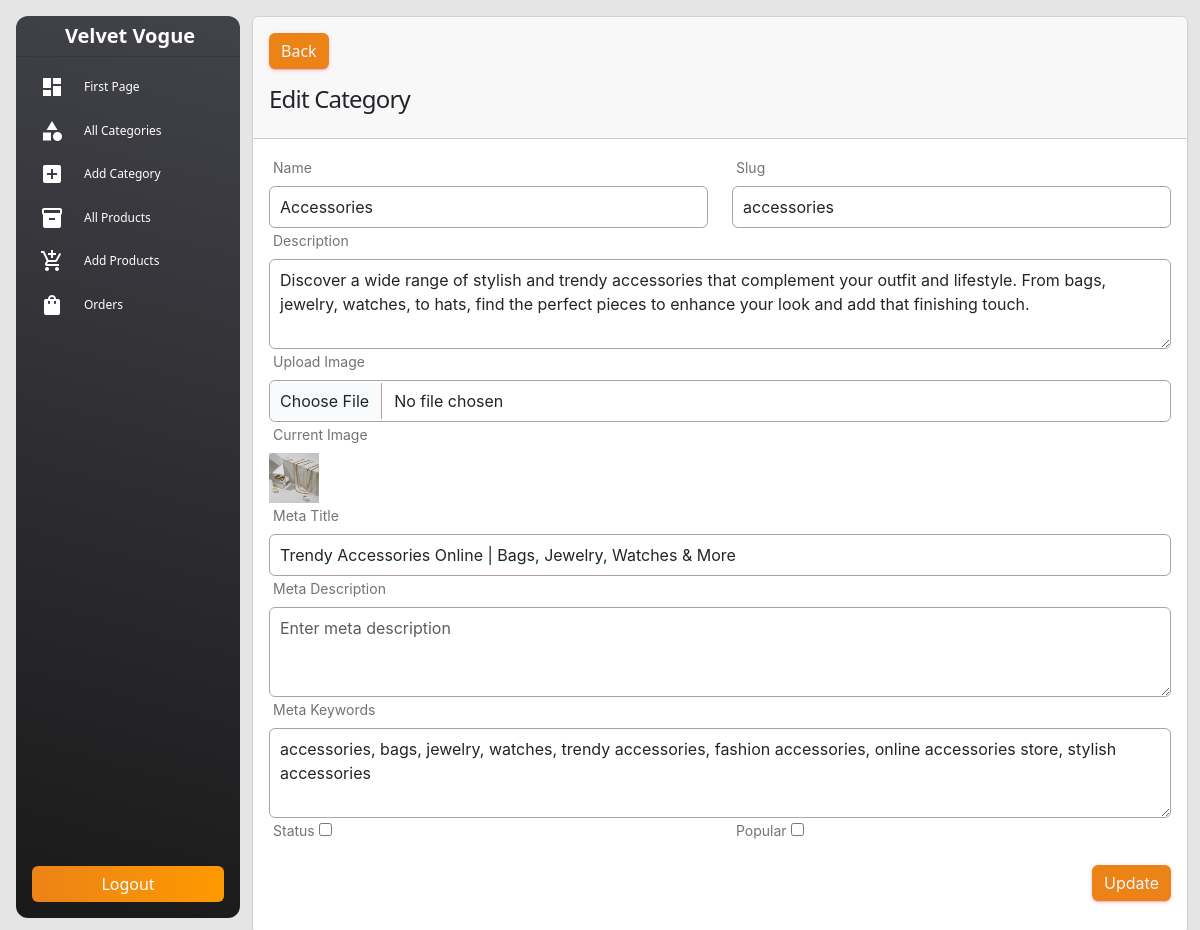
Page /admin/edit-category.php?id=6 (signed in) on the committed database.
### tables this page shows
CREATE TABLE `categories` (
  `id` int(11) NOT NULL,
  `name` varchar(191) NOT NULL,
  `slug` varchar(191) NOT NULL,
  `description` mediumtext NOT NULL,
  `status` tinyint(4) NOT NULL,
  `popular` tinyint(4) NOT NULL,
  `image` varchar(191) NOT NULL,
  `meta_title` varchar(191) NOT NULL,
  `meta_description` mediumtext NOT NULL,
  `meta_keywords` mediumtext NOT NULL,
  `created_at` timestamp NOT NULL DEFAULT current_timestamp()
);

### functions/myfunctions.php (called while the page is built, shortened)
<?php
include('../config/dbcon.php');
function getByID($table, $id)
{
   global $con;
   $query = "SELECT * FROM $table WHERE id='$id' ";
   return $query_run = mysqli_query($con, $query);
}
?>

### admin/edit-category.php (the view, shortened to what this page needs)
<?php
include('includes/header.php');
?>
<div class="container">
   <div class="row">
      <div class="col-md-12">
         <?php
            if(isset($_GET['id']))
            {
               $id = $_GET['id'];
               $category = getByID("categories", $id);
               if(mysqli_num_rows($category) > 0)
               {
                  $data = mysqli_fetch_array($category);
                  ?>
                  <div class="card">
                     <div class="card-header">
                        <a href="category.php" class="btn btn-primary">Back</a>
                        <h4>Edit Category</h4>
                     </div>
                     <div class="card-body">
                        <form action="code.php" method="POST" enctype="multipart/form-data">
                           <div class="row">
                           <div class="col-md-6">
                              <label for="">Name</label>
                              <input type="text" name="name" value="<?= $data['name']?>" placeholder="Enter Category Name" class="form-control">
                           </div>
                           <div class="col-md-6">
                              <label for="">Slug</label>
                              <input type="text" name="slug" value="<?= $data['slug'] ?>" placeholder="Enter Slug" class="form-control">
                           </div>
                           <div class="col-md-12">
                              <label for="">Description</label>
                              <textarea rows="3" name="description" placeholder="Enter Description" class="form-control"><?= $data['description'] ?></textarea>
                           </div>
                           <div class="col-md-12">
                              <label for="">Upload Image</label>
                              <input type="file" name="image" class="form-control">
                              <label for="">Current Image</label><br>
                              <img src="../uploads/<?= $data['image'] ?>" height="50px" width="50px" alt="">
                           </div>
                           <div class="col-md-12">
                              <label for="">Meta Title</label>
                              <input type="text" name="meta_title" value="<?= $data['meta_title']?>" placeholder="Enter meta description" class="form-control">
                           </div>
                           <div class="col-md-12">
                              <label for="">Meta Description</label>
                              <textarea rows="3" name="meta_description" placeholder="Enter meta description" class="form-control"><?= $data['meta_description']?></textarea>
                           </div>
                           <div class="col-md-12">
                              <label for="">Meta Keywords</label>
                              <textarea rows="3" name="meta_keywords" placeholder="Enter meta keywords" class="form-control"><?= $data['meta_keywords']?></textarea>
                           </div>
                           <div class="col-md-6">
                              <label for="">Status</label>
                              <input type="checkbox" <?= $data['status'] ? "checked":"" ?> name="status">
                           </div>
                           <div class="col-md-6">
                              <label for="">Popular</label>
                              <input type="checkbox" <?= $data['popular'] ? "checked":"" ?> name="popular">
                           </div>
                           <div class="col-md-12 text-end me-3 mt-3">
                              <button type="submit" class="btn btn-primary" name="update_category_btn">Update</button>
                           </div>
                           </div>
                        </form>
                     </div>
                  </div>
                  <?php
               }
               else
               {
                  echo "Category not found";
               }
            }
            else
            {
               echo "id missing from url";
            }
               ?>
      </div>
   </div>
</div>
<?php include('includes/footer.php'); ?>

### admin/includes/header.php (style rules this page uses)
.form-control { border: 1px solid #b3a1a1 !important; padding: 8px 10px; }

### admin/edit-category.php (style rules this page uses)
.btn-primary { background-color: #EB8317; color: #F4F6FF; border: none; transition: all 0.3s ease; }

### rows in the picture
categories: name "Accessories", slug "accessories", description "Discover a wide range of stylish and trendy accessories that complement your outfit and lifestyle. From bags, jewelry, watches, to hats, find the perfect pieces to enhance your look and add that finishing touch.", image (picture), meta_title "Trendy Accessories Online | Bags, Jewelry, Watches & More", meta_keywords "accessories, bags, jewelry, watches, trendy accessories, fashion accessories, online accessories store, stylish accessories"
